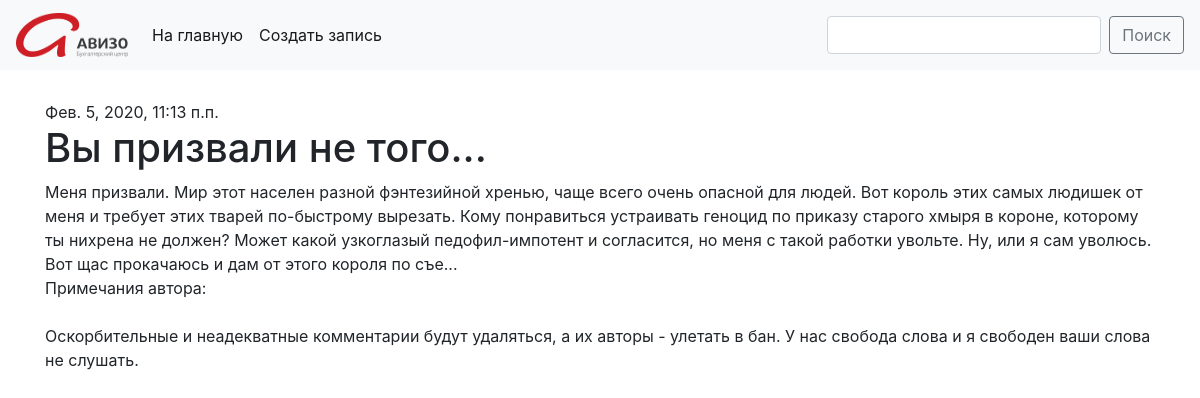
Screenshot of /post/7/ with the database file from the repository.
### blog/models.py (models this page shows, shortened)
class Post(models.Model):
    author = models.ForeignKey(settings.AUTH_USER_MODEL, on_delete=models.CASCADE)
    title = models.CharField(max_length=200)
    text = models.TextField()
    created_date = models.DateTimeField(default=timezone.now)
    published_date = models.DateTimeField(blank=True, null=True)
    tags = TaggableManager()

### blog/views.py (the view)
# urls.py: path('post/<int:pk>/', views.post_detail, name='post_detail'),
def post_detail(request, pk):
    post = get_object_or_404(Post, pk=pk)
    return render(request, 'blog/post_detail.html', {'post': post})

### blog/templates/blog/post_detail.html
{% extends 'blog/base.html' %}
{% block content %}
    <div class="post">
        {% if post.published_date %}
            <div class="date">
                {{ post.published_date }}
            </div>
        {% endif %}
        <h1>{{ post.title }}</h1>
        <p>{{ post.text|linebreaksbr }}</p>
    </div>
{% endblock %}

### rows the page displays
Post: published_date "Фев. 5, 2020, 11:13 п.п.", title "Вы призвали не того...", text "Меня призвали. Мир этот населен разной фэнтезийной хренью, чаще всего очень опасной для людей. Вот король этих самых людишек от меня и требует этих тварей по-быстрому вырезать. Кому понравиться устраивать геноцид по приказу старого хмыря в короне, которому ты нихрена не должен? Может какой узкоглазый педофил-импотент и согласится, но меня с такой работки увольте. Ну, или я сам уволюсь. Вот щас прокачаюсь и дам от этого короля по съе... Примечания автора: Оскорбительные и неадекватные комментарии будут удаляться, а их авторы - улетать в бан. У нас свобода слова и я свободен ваши слова не слушать."
